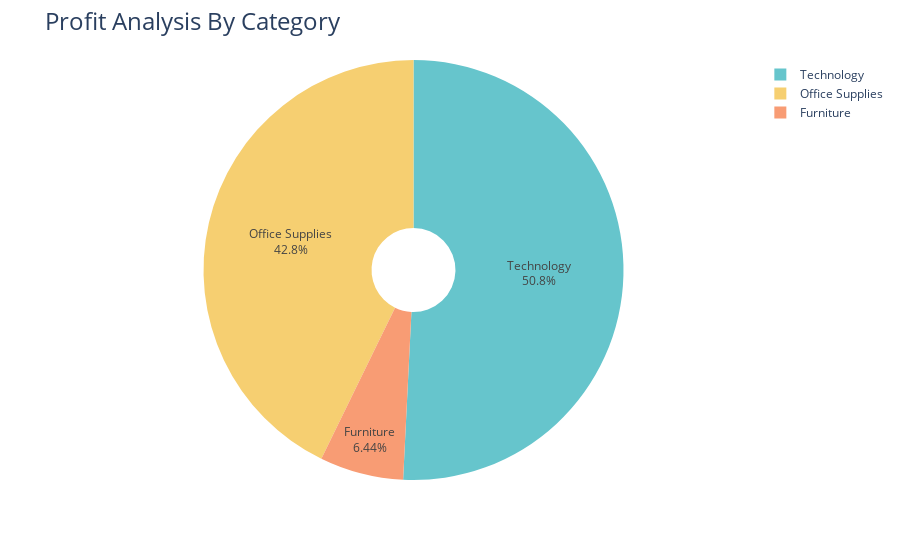

The notebook cell saved with this chart:
### Code cell
fig = px.pie(profit_by_category,
              names='Category',
              values='Profit',
              hole=0.2,
             color_discrete_sequence = px.colors.qualitative.Pastel)

fig.update_traces(textposition='inside',textinfo='percent+label')
fig.update_layout(title_text ='Profit Analysis By Category', title_font=dict(size=24))

fig.show()

### Figure 1 — Plotly figure (JSON) as saved in the notebook; plotly's stock layout.template omitted (floating-point values rounded to 4 significant figures)
{"data": [{"domain": {"x": [0, 1], "y": [0, 1]}, "hole": 0.2, "hovertemplate": "Category=%{label}<br>Profit=%{value}<extra></extra>", "labels": ["Furniture", "Office Supplies", "Technology"], "legendgroup": "", "name": "", "showlegend": true, "textinfo": "percent+label", "textposition": "inside", "type": "pie", "values": [18450.0, 122500.0, 145500.0]}], "layout": {"legend": {"tracegroupgap": 0}, "margin": {"t": 60}, "piecolorway": ["rgb(102, 197, 204)", "rgb(246, 207, 113)", "rgb(248, 156, 116)", "rgb(220, 176, 242)", "rgb(135, 197, 95)", "rgb(158, 185, 243)", "rgb(254, 136, 177)", "rgb(201, 219, 116)", "rgb(139, 224, 164)", "rgb(180, 151, 231)", "rgb(179, 179, 179)"], "title": {"font": {"size": 24}, "text": "Profit Analysis By Category"}}}
